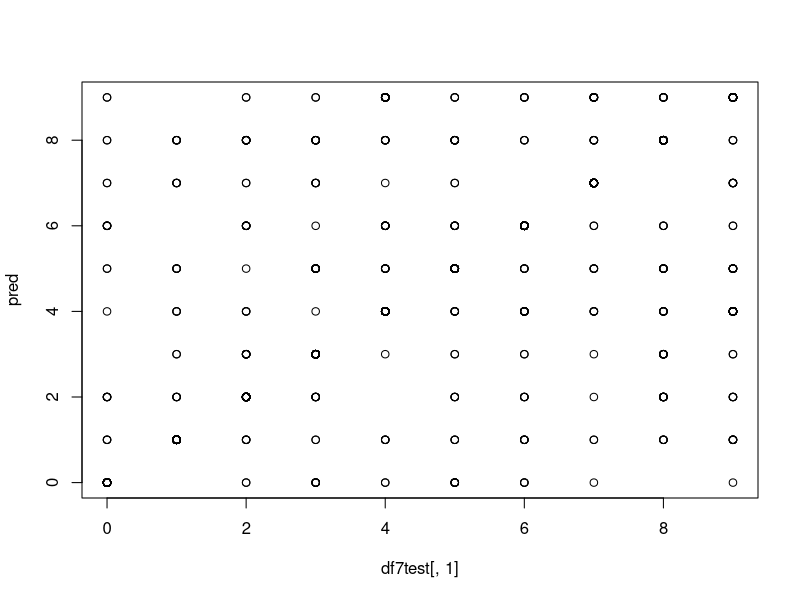

This chart was generated by the following R code:
library(nnet)
test<-read.csv('test.csv',header=F)
train<-read.csv('train.csv',header=F)
train1<-train[,2:785]
test1<-test[,2:785]
seq4<-function(x) seq(x,x+3,1)
seq28<- function(x) seq(x,x+3*28,28)
w1<-lapply(seq(1,28,4),function(a) lapply(seq28(a),function(x) seq4(x)))
w2<-lapply(seq(112+1,112+1+24,4),function(a) lapply(seq28(a),function(x) seq4(x)))
w3<-lapply(seq((2*112)+1,(2*112)+1+24,4),function(a) lapply(seq28(a),function(x) seq4(x)))
w4<-lapply(seq((3*112)+1,(3*112)+1+24,4),function(a) lapply(seq28(a),function(x) seq4(x)))
w5<-lapply(seq((4*112)+1,(4*112)+1+24,4),function(a) lapply(seq28(a),function(x) seq4(x)))
w6<-lapply(seq((5*112)+1,(5*112)+1+24,4),function(a) lapply(seq28(a),function(x) seq4(x)))
w7<-lapply(seq((6*112)+1,(6*112)+1+24,4),function(a) lapply(seq28(a),function(x) seq4(x)))
f<-function(r){
  row1<-lapply(seq(1:7),function(q) sum(train1[r,unlist(w1[q])]))
  row2<-lapply(seq(1:7),function(q) sum(train1[r,unlist(w2[q])]))
  row3<-lapply(seq(1:7),function(q) sum(train1[r,unlist(w3[q])]))
  row4<-lapply(seq(1:7),function(q) sum(train1[r,unlist(w4[q])]))
  row5<-lapply(seq(1:7),function(q) sum(train1[r,unlist(w5[q])]))
  row6<-lapply(seq(1:7),function(q) sum(train1[r,unlist(w6[q])]))
  row7<-lapply(seq(1:7),function(q) sum(train1[r,unlist(w7[q])]))
  m<-cbind(row1,row2,row3,row4,row5,row6,row7)
  return(unlist(m))
}
f1<-function(r){
  row1<-lapply(seq(1:7),function(q) sum(test1[r,unlist(w1[q])]))
  row2<-lapply(seq(1:7),function(q) sum(test1[r,unlist(w2[q])]))
  row3<-lapply(seq(1:7),function(q) sum(test1[r,unlist(w3[q])]))
  row4<-lapply(seq(1:7),function(q) sum(test1[r,unlist(w4[q])]))
  row5<-lapply(seq(1:7),function(q) sum(test1[r,unlist(w5[q])]))
  row6<-lapply(seq(1:7),function(q) sum(test1[r,unlist(w6[q])]))
  row7<-lapply(seq(1:7),function(q) sum(test1[r,unlist(w7[q])]))
  m<-cbind(row1,row2,row3,row4,row5,row6,row7)
  return(unlist(m))
}
train7<-lapply(seq(1:2000),function(i) f(i))
train7<-lapply(train7,function(a) return(a/4080))
test7<-lapply(seq(1:1000),function(i) f1(i))
test7<-lapply(test7,function(a) return(a/4080))
df7train<-data.frame(train[,1],matrix(unlist(train7),nrow=2000,byrow=T))
colnames(df7train)<-c(seq(1:50))
df7train<-round(df7train)
df7test<-data.frame(test[,1],matrix(unlist(test7),nrow=1000,byrow = T))
colnames(df7test)<-c(seq(1:50))
df7test<-round(df7test)
best<-100000
for(i in 1:3){
  nn<-nnet(as.factor(df7train[,1])~.,data=df7train[,2:50],maxit = 1000,size=10,linout=T,skip=T,MaxNWts=1500)
  if(nn$value<best)
  {
    best<-nn$value
    nnsave<-nn
    print(best)
  }
}
pred<-predict(nnsave,df7test[,2:50],type='class')
pred<-round(as.numeric(pred))
plot(df7test[,1],pred)
print(table(as.integer(df7test[,1]),as.integer(pred)))
